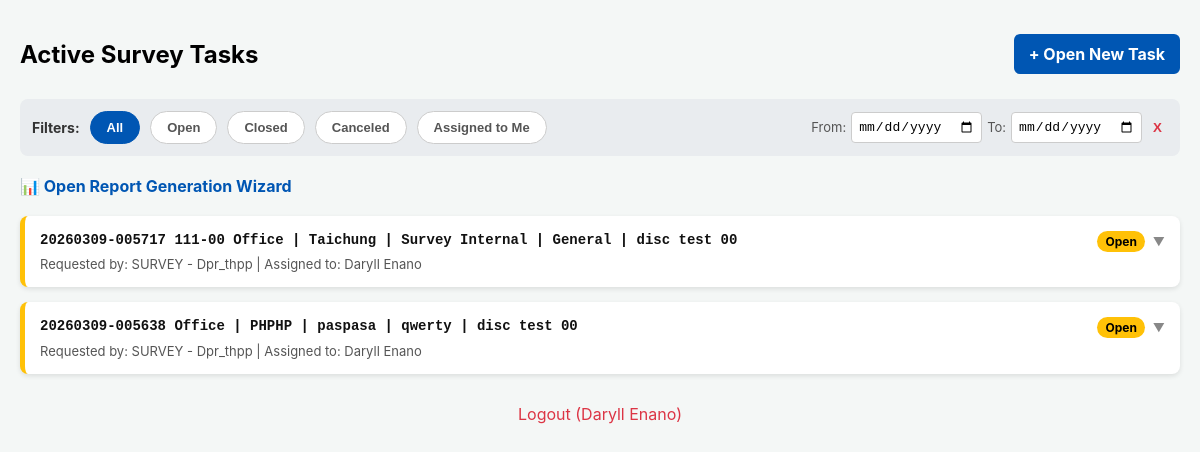
Page / (signed in) on the earlier database version.
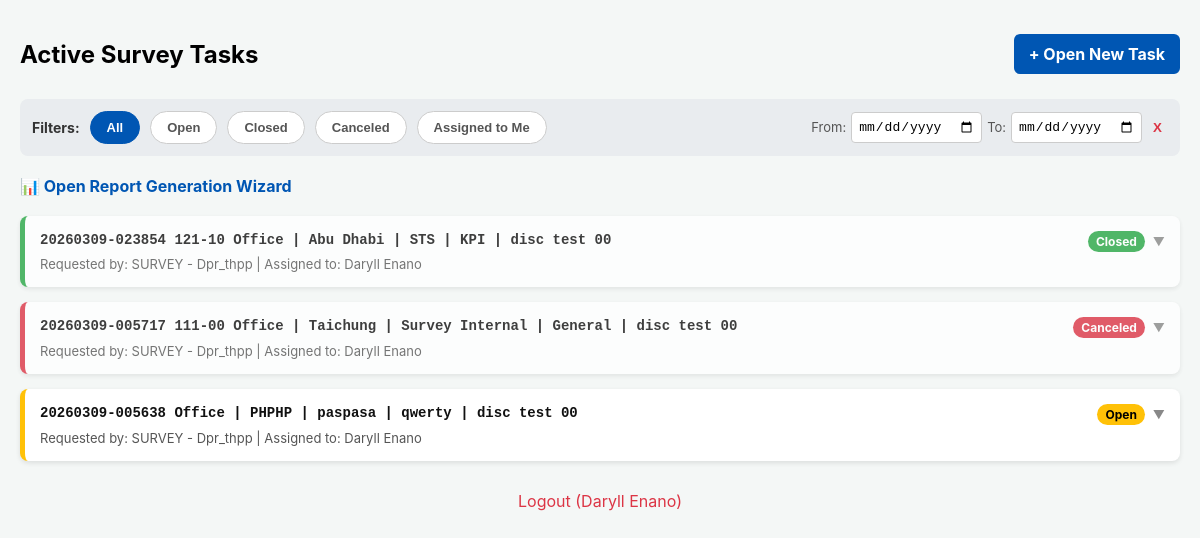
Same page on the later database version.
### app.py (models this page shows)
class SurveyTask(db.Model):
    id = db.Column(db.Integer, primary_key=True)
    surveyor_name = db.Column(db.String(100), nullable=False)
    assigned_to = db.Column(db.String(100), nullable=True)
    requestor = db.Column(db.String(100), nullable=True)
    task_category = db.Column(db.String(100), nullable=True)
    instrument = db.Column(db.String(100), nullable=True)
    action_required = db.Column(db.String(100), nullable=True)
    area = db.Column(db.String(100), nullable=False)
    location = db.Column(db.String(100), nullable=True)
    sub_location = db.Column(db.String(100), nullable=True)
    work_scope = db.Column(db.String(100), nullable=False)
    remarks = db.Column(db.Text, nullable=True)
    deliverable_link = db.Column(db.String(500), nullable=True)
    reference_links = db.Column(db.Text, nullable=True)
    status = db.Column(db.String(20), default="Open")
    start_time = db.Column(db.DateTime, default=datetime.utcnow)
    end_time = db.Column(db.DateTime, nullable=True)

class User(UserMixin, db.Model):
    id = db.Column(db.Integer, primary_key=True)
    email = db.Column(db.String(120), unique=True, nullable=False)
    name = db.Column(db.String(100), nullable=False)
    password_hash = db.Column(db.String(256), nullable=False)

### app.py (the view)
@app.route('/')
@login_required
def dashboard():
    all_tasks = SurveyTask.query.order_by(SurveyTask.start_time.desc()).all()
    return render_template('dashboard.html', name=current_user.name, tasks=all_tasks)

### app.py (called while the page is built)
@login_manager.user_loader
def load_user(user_id):
    return User.query.get(int(user_id))

### templates/dashboard.html (shortened to what this page needs)
<!DOCTYPE html>
<html lang="en">
<head>
</head>
<body>
    <div class="header">
        <h2>Active Survey Tasks</h2>
        <a href="/new_task" class="btn-new">+ Open New Task</a>
    </div>
    <div class="filter-bar">
        <strong style="font-size: 14px; color: #333;">Filters:</strong>
        <button class="btn-filter" id="btnAll" onclick="toggleStatus('All')">All</button>
        <button class="btn-filter" id="btnOpen" onclick="toggleStatus('Open')">Open</button>
        <button class="btn-filter" id="btnClosed" onclick="toggleStatus('Closed')">Closed</button>
        <button class="btn-filter" id="btnCanceled" onclick="toggleStatus('Canceled')">Canceled</button>
        <button class="btn-filter" id="btnMine" onclick="toggleMine()">Assigned to Me</button>
        <div style="margin-left: auto; display: flex; align-items: center; gap: 5px;">
            <span style="font-size: 13px; color: #555;">From:</span>
            <input type="date" id="dateStart" class="date-input" onchange="applyFilters()">
            <span style="font-size: 13px; color: #555;">To:</span>
            <input type="date" id="dateEnd" class="date-input" onchange="applyFilters()">
            <button onclick="clearDates()" style="background: none; border: none; color: #dc3545; cursor: pointer; font-weight: bold;" title="Clear Dates">X</button>
        </div>
    </div>
    <div style="margin-bottom: 20px;">
        <a href="/reports" style="color: #0056b3; font-weight: bold; text-decoration: none;">📊 Open Report Generation Wizard</a>
    </div>
    <div id="taskContainer">
        {% for task in tasks %}
        {% set area_clean = task.area.split('_', 1)[-1].replace('_', ' ') if task.area and '_' in task.area else task.area %}
        {% set loc_clean = task.location.split('_', 1)[-1].replace('_', ' ') if task.location and task.location != 'N/A' and '_' in task.location else (task.location if task.location and task.location != 'N/A' else '') %}
        {% set sub_clean = task.sub_location.split('_', 1)[-1].replace('_', ' ') if task.sub_location and task.sub_location != 'N/A' and '_' in task.sub_location else (task.sub_location if task.sub_location and task.sub_location != 'N/A' else '') %}
        {% set scope_code = task.work_scope.split('_', 1)[0] if task.work_scope and '_' in task.work_scope else '' %}
        {% set scope_text = task.work_scope.split('_', 1)[-1].replace('_', ' ') if task.work_scope and '_' in task.work_scope else task.work_scope %}
        <div class="task-card" data-status="{{ task.status }}" data-date="{{ task.start_time.strftime('%Y-%m-%d') }}" data-mine="{% if name == task.assigned_to %}true{% else %}false{% endif %}">
            <div class="task-header" onclick="toggleCard('body-{{ task.id }}')">
                <div style="flex: 1;">
                    <div class="task-line-1">
                        {{ task.start_time.strftime('%Y%m%d-%H%M%S') if task.start_time else 'UNKNOWN-'~task.id }}
                        {% if scope_code %}{{ scope_code }} {% endif %}
                        {{ area_clean }}
                        {% if loc_clean %} | {{ loc_clean }}{% endif %}
                        {% if sub_clean %} | {{ sub_clean }}{% endif %}
                        {% if scope_text %} | {{ scope_text }}{% endif %}
                        {% if task.action_required %} | {{ task.action_required }}{% endif %}
                    </div>
                    <div class="task-line-2">
                        Requested by: {{ task.requestor }} | Assigned to: {{ task.assigned_to }}
                    </div>
                </div>
                <div style="display: flex; align-items: center; gap: 8px;">
                    <span class="status-badge badge-{{ task.status }}">{{ task.status }}</span>
                    <span style="font-size: 12px; color: #888;">▼</span>
                </div>
            </div>
        </div>
        {% endfor %}
    </div>
    <div style="text-align: center; margin-top: 30px;"><a href="/logout" style="color: #dc3545; text-decoration: none;">Logout ({{ name }})</a></div>
</body>
</html>

### templates/dashboard.html (style rules this page uses)
body { font-family: -apple-system, BlinkMacSystemFont, Arial, sans-serif; background-color: #f4f7f6; padding: 20px; margin: 0; }
.header { display: flex; justify-content: space-between; align-items: center; margin-bottom: 10px; flex-wrap: wrap; gap: 10px; }
.btn-new { background-color: #0056b3; color: white; padding: 10px 15px; text-decoration: none; border-radius: 6px; font-weight: bold; }
.filter-bar { display: flex; gap: 10px; margin-bottom: 20px; flex-wrap: wrap; background: #e9ecef; padding: 12px; border-radius: 8px; align-items: center; }
.btn-filter { background: white; color: #555; border: 1px solid #ccc; padding: 8px 16px; border-radius: 20px; cursor: pointer; font-size: 13px; font-weight: bold; transition: all 0.2s; }
.btn-filter.active { background: #0056b3; color: white; border-color: #0056b3; }
.date-input { padding: 6px; border: 1px solid #ccc; border-radius: 4px; font-size: 13px; }
.task-card { background: white; padding: 15px; border-radius: 8px; box-shadow: 0 2px 5px rgba(0,0,0,0.1); margin-bottom: 15px; border-left: 5px solid #ffc107; transition: all 0.2s; }
.task-card[data-status="Closed"] { border-left-color: #28a745; opacity: 0.8; }
.task-card[data-status="Canceled"] { border-left-color: #dc3545; opacity: 0.8; }
.task-header { display: flex; justify-content: space-between; align-items: flex-start; gap: 10px; cursor: pointer; }
.task-line-1 { font-family: monospace; font-size: 14px; color: #111; font-weight: bold; margin-bottom: 6px; line-height: 1.4; }
.task-line-2 { font-size: 13px; color: #555; }
.status-badge { font-size: 12px; padding: 3px 8px; border-radius: 12px; color: white; font-weight: bold; white-space: nowrap; }
.badge-Open { background: #ffc107; color: black; }
.badge-Closed { background: #28a745; }
.badge-Canceled { background: #dc3545; }

Differences in the rows shown:
added SurveyTask: start_time "20260309-023854", scope_code "121-10", area_clean "Office", loc_clean "Abu Dhabi", sub_clean "STS", scope_text "KPI", action_required "disc test 00", requestor "SURVEY - Dpr_thpp", assigned_to "Daryll Enano", status "Closed"
changed SurveyTask: status "Open" → "Canceled"
